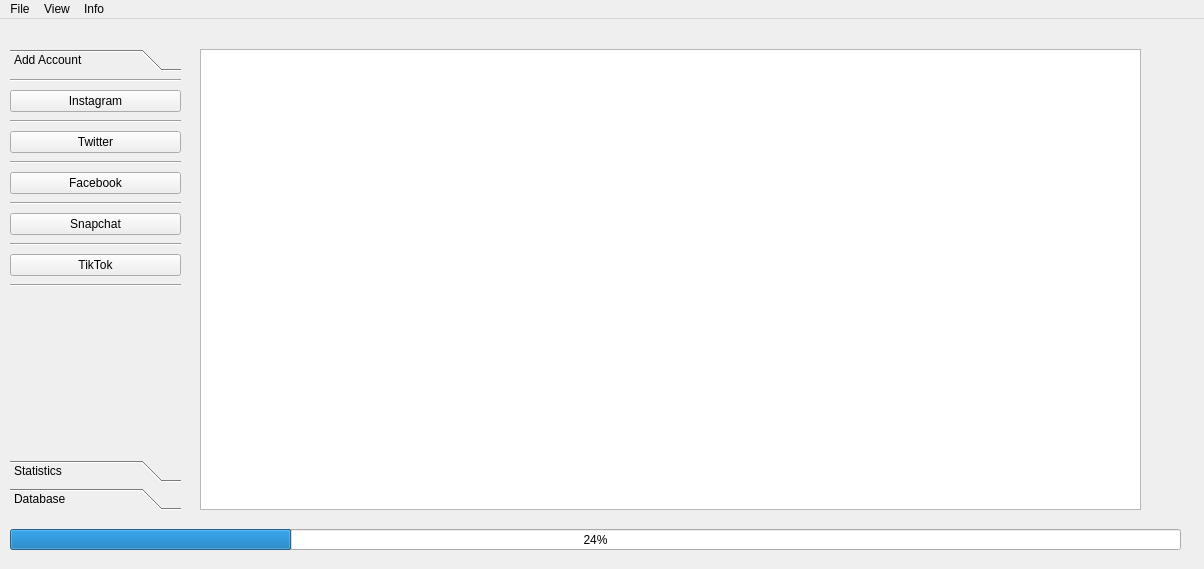
<?xml version="1.0" encoding="UTF-8"?>
<ui version="4.0">
 <author>Seamus Mullan</author>
 <class>MainWindow</class>
 <widget class="QMainWindow" name="MainWindow">
  <property name="geometry">
   <rect>
    <x>0</x>
    <y>0</y>
    <width>1204</width>
    <height>569</height>
   </rect>
  </property>
  <property name="minimumSize">
   <size>
    <width>935</width>
    <height>550</height>
   </size>
  </property>
  <property name="windowTitle">
   <string>MainWindow</string>
  </property>
  <widget class="QWidget" name="centralwidget">
   <widget class="QProgressBar" name="progBar">
    <property name="geometry">
     <rect>
      <x>10</x>
      <y>510</y>
      <width>1171</width>
      <height>21</height>
     </rect>
    </property>
    <property name="value">
     <number>24</number>
    </property>
   </widget>
   <widget class="QToolBox" name="toolBox">
    <property name="geometry">
     <rect>
      <x>10</x>
      <y>30</y>
      <width>171</width>
      <height>461</height>
     </rect>
    </property>
    <widget class="QWidget" name="AddAccount">
     <property name="geometry">
      <rect>
       <x>0</x>
       <y>0</y>
       <width>171</width>
       <height>371</height>
      </rect>
     </property>
     <attribute name="label">
      <string>Add Account</string>
     </attribute>
     <widget class="QWidget" name="gridLayoutWidget">
      <property name="geometry">
       <rect>
        <x>0</x>
        <y>0</y>
        <width>171</width>
        <height>220</height>
       </rect>
      </property>
      <layout class="QGridLayout" name="gridLayout">
       <item row="7" column="0">
        <widget class="QPushButton" name="SCButton">
         <property name="text">
          <string>Snapchat</string>
         </property>
        </widget>
       </item>
       <item row="9" column="0">
        <widget class="QPushButton" name="TTButton">
         <property name="text">
          <string>TikTok</string>
         </property>
        </widget>
       </item>
       <item row="8" column="0">
        <widget class="Line" name="line_4">
         <property name="orientation">
          <enum>Qt::Horizontal</enum>
         </property>
        </widget>
       </item>
       <item row="5" column="0">
        <widget class="QPushButton" name="FBButton">
         <property name="text">
          <string>Facebook</string>
         </property>
        </widget>
       </item>
       <item row="1" column="0">
        <widget class="QPushButton" name="IGButton">
         <property name="text">
          <string>Instagram</string>
         </property>
        </widget>
       </item>
       <item row="10" column="0">
        <widget class="Line" name="line_6">
         <property name="orientation">
          <enum>Qt::Horizontal</enum>
         </property>
        </widget>
       </item>
       <item row="0" column="0">
        <widget class="Line" name="line_5">
         <property name="orientation">
          <enum>Qt::Horizontal</enum>
         </property>
        </widget>
       </item>
       <item row="3" column="0">
        <widget class="QPushButton" name="TWButton">
         <property name="text">
          <string>Twitter</string>
         </property>
        </widget>
       </item>
       <item row="2" column="0">
        <widget class="Line" name="line">
         <property name="orientation">
          <enum>Qt::Horizontal</enum>
         </property>
        </widget>
       </item>
       <item row="4" column="0">
        <widget class="Line" name="line_2">
         <property name="orientation">
          <enum>Qt::Horizontal</enum>
         </property>
        </widget>
       </item>
       <item row="6" column="0">
        <widget class="Line" name="line_3">
         <property name="orientation">
          <enum>Qt::Horizontal</enum>
         </property>
        </widget>
       </item>
      </layout>
     </widget>
    </widget>
    <widget class="QWidget" name="Statistics">
     <property name="geometry">
      <rect>
       <x>0</x>
       <y>0</y>
       <width>171</width>
       <height>371</height>
      </rect>
     </property>
     <attribute name="label">
      <string>Statistics</string>
     </attribute>
     <widget class="QWidget" name="gridLayoutWidget_2">
      <property name="geometry">
       <rect>
        <x>0</x>
        <y>9</y>
        <width>171</width>
        <height>361</height>
       </rect>
      </property>
      <layout class="QGridLayout" name="gridLayout_2"/>
     </widget>
    </widget>
    <widget class="QWidget" name="Database">
     <property name="geometry">
      <rect>
       <x>0</x>
       <y>0</y>
       <width>171</width>
       <height>371</height>
      </rect>
     </property>
     <attribute name="label">
      <string>Database</string>
     </attribute>
     <widget class="QWidget" name="gridLayoutWidget_3">
      <property name="geometry">
       <rect>
        <x>0</x>
        <y>0</y>
        <width>171</width>
        <height>61</height>
       </rect>
      </property>
      <layout class="QGridLayout" name="gridLayout_3">
       <item row="1" column="0">
        <widget class="QPushButton" name="DBSearchButton">
         <property name="text">
          <string>Search Database Window</string>
         </property>
        </widget>
       </item>
       <item row="0" column="0">
        <widget class="Line" name="line_7">
         <property name="orientation">
          <enum>Qt::Horizontal</enum>
         </property>
        </widget>
       </item>
      </layout>
     </widget>
    </widget>
   </widget>
   <widget class="QTableWidget" name="tableWidget">
    <property name="geometry">
     <rect>
      <x>200</x>
      <y>30</y>
      <width>941</width>
      <height>461</height>
     </rect>
    </property>
   </widget>
  </widget>
  <widget class="QMenuBar" name="menubar">
   <property name="geometry">
    <rect>
     <x>0</x>
     <y>0</y>
     <width>1204</width>
     <height>26</height>
    </rect>
   </property>
   <widget class="QMenu" name="menuInfo">
    <property name="title">
     <string>Info</string>
    </property>
    <addaction name="actionGithub"/>
    <addaction name="actionMPL_Window"/>
   </widget>
   <widget class="QMenu" name="menuFile">
    <property name="title">
     <string>File</string>
    </property>
    <addaction name="actionExport_Data"/>
   </widget>
   <widget class="QMenu" name="menuView">
    <property name="title">
     <string>View</string>
    </property>
    <addaction name="actionAccount_Logger"/>
    <addaction name="actionStatistics_View"/>
    <addaction name="actionEmbed_Gallery"/>
    <addaction name="actionDetails"/>
   </widget>
   <addaction name="menuFile"/>
   <addaction name="menuView"/>
   <addaction name="menuInfo"/>
  </widget>
  <action name="actionGithub">
   <property name="text">
    <string>Github</string>
   </property>
  </action>
  <action name="actionExport_Data">
   <property name="text">
    <string>Export Data</string>
   </property>
  </action>
  <action name="actionAccount_Logger">
   <property name="text">
    <string>Coroutine Manager</string>
   </property>
  </action>
  <action name="actionStatistics_View">
   <property name="text">
    <string>Statistics View</string>
   </property>
  </action>
  <action name="actionEmbed_Gallery">
   <property name="text">
    <string>Embed Gallery</string>
   </property>
  </action>
  <action name="actionDetails">
   <property name="text">
    <string>Details</string>
   </property>
  </action>
  <action name="actionMPL_Window">
   <property name="text">
    <string>MPL Window</string>
   </property>
  </action>
 </widget>
 <resources/>
 <connections/>
</ui>
